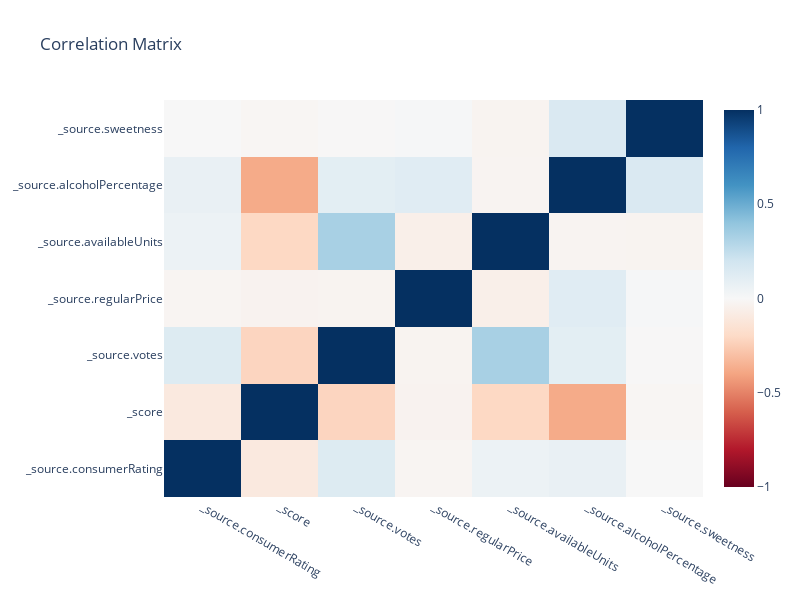

The code cell stored with this chart in its notebook:
### Markdown cell above
## Correlation matrix

### Code cell
COLS_FOR_CORR = ['_source.consumerRating',
            '_score',
            '_source.votes',
            '_source.regularPrice',
            '_source.availableUnits',
            '_source.alcoholPercentage',
            '_source.sweetness']


# Calculate correlation matrix
corr_matrix = new_df[COLS_FOR_CORR].corr()

# Create a heatmap using Plotly
fig = go.Figure(data=go.Heatmap(
    z=corr_matrix.values,  # Correlation values
    x=corr_matrix.columns,  # Column names for x-axis
    y=corr_matrix.columns,  # Column names for y-axis
    colorscale='RdBu',   # Color scale
    zmin=-1, zmax=1,        # Set the color range from -1 to 1
))

# Add a title to the heatmap
fig.update_layout(title='Correlation Matrix', 
                  xaxis_nticks=36,
                  width=800,
                 height=600, )


# Show the heatmap
fig.show()

### Figure 1 — Plotly figure (JSON) as saved in the notebook; plotly's stock layout.template omitted (floating-point values rounded to 4 significant figures)
{"data": [{"colorscale": [[0, "rgb(103,0,31)"], [0.1, "rgb(178,24,43)"], [0.2, "rgb(214,96,77)"], [0.3, "rgb(244,165,130)"], [0.4, "rgb(253,219,199)"], [0.5, "rgb(247,247,247)"], [0.6, "rgb(209,229,240)"], [0.7, "rgb(146,197,222)"], [0.8, "rgb(67,147,195)"], [0.9, "rgb(33,102,172)"], [1, "rgb(5,48,97)"]], "type": "heatmap", "x": ["_source.consumerRating", "_score", "_source.votes", "_source.regularPrice", "_source.availableUnits", "_source.alcoholPercentage", "_source.sweetness"], "y": ["_source.consumerRating", "_score", "_source.votes", "_source.regularPrice", "_source.availableUnits", "_source.alcoholPercentage", "_source.sweetness"], "z": [[1, -0.1014, 0.1388, -0.02105, 0.05534, 0.07629, 0.001349], [-0.1014, 1, -0.2212, -0.03451, -0.2073, -0.379, -0.01744], [0.1388, -0.2212, 1, -0.03085, 0.3307, 0.1053, -0.005827], [-0.02105, -0.03451, -0.03085, 1, -0.06009, 0.1234, 0.01046], [0.05534, -0.2073, 0.3307, -0.06009, 1, -0.02693, -0.02775], [0.07629, -0.379, 0.1053, 0.1234, -0.02693, 1, 0.1516], [0.001349, -0.01744, -0.005827, 0.01046, -0.02775, 0.1516, 1]], "zmax": 1, "zmin": -1}], "layout": {"height": 600, "title": {"text": "Correlation Matrix"}, "width": 800, "xaxis": {"nticks": 36}}}
